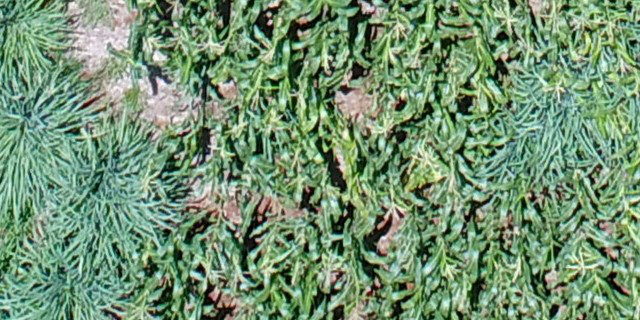
#> input picture Fotos/000000213.png, 640 x 320 px, found by its file name
$ python resize.py   (older library calls are emulated)
#> lines starting #> are read from the running program, lines starting #| are printed output that depends on the picture
from skimage import transform, data, io
from PIL import Image
import os
import cv2

infile = "/media/gabsp00/4202077D02077567/Backup_ssd/Gabslau/TCC/ambvirlx/img_cmp_new_batch8/000000213.png"
outfile = '/media/gabsp00/4202077D02077567/Backup_ssd/Gabslau/TCC/ambvirlx/000000213.png'

''' PIL'''
def fixed_size1(width, height):
    im = Image.open(infile)
    out = im.resize((width, height),Image.ANTIALIAS)
    out.save(outfile)

''' open cv'''
def fixed_size2(width, height):
#> called with width = 512, height = 512
    img_array = cv2.imread(infile)
#> img_array is the input picture: shape (320, 640, 3); mean B, G, R 113.8, 145.6, 114.6
    new_array = cv2.resize(img_array, (width, height), interpolation=cv2.INTER_CUBIC)
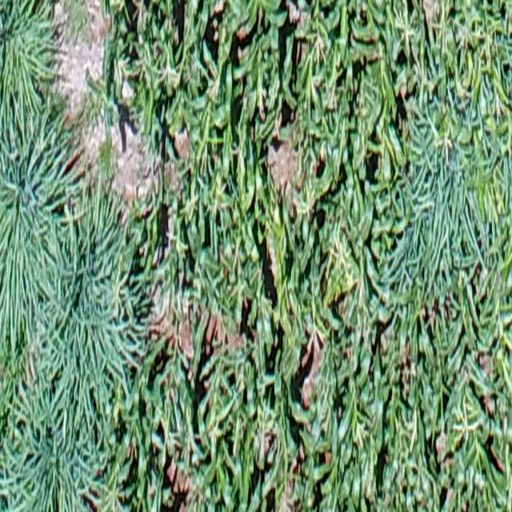
#> new_array: shape (512, 512, 3); mean B, G, R 113.8, 145.6, 114.6
    cv2.imwrite(outfile, new_array)


def fixed_size3(width, height):
    img = io.imread(infile)
    dst = transform.resize(img, (512, 512))
    io.imsave(outfile, dst)

fixed_size2(512, 512)

$ run again, with Fotos/000000001.png copied over Fotos/000000213.png
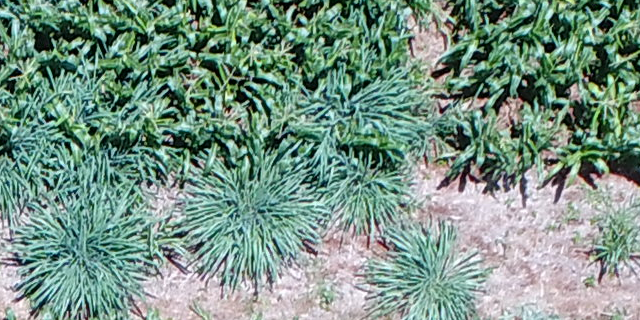
#> input picture Fotos/000000001.png, 640 x 320 px, found by its file name
#> in fixed_size2, img_array is the input picture: shape (320, 640, 3); mean B, G, R 134, 147.4, 119.9
#> in fixed_size2, `new_array = cv2.resize(img_array, (width, height), interpolation=cv2.I..`:
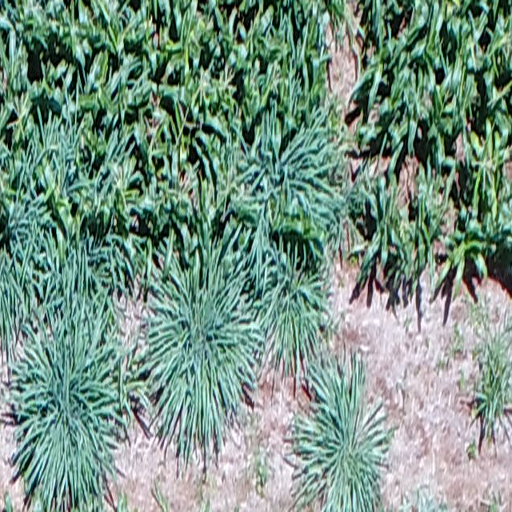
#> new_array: shape (512, 512, 3); mean B, G, R 134, 147.4, 119.9

$ run again, with Fotos/000000002.png copied over Fotos/000000213.png
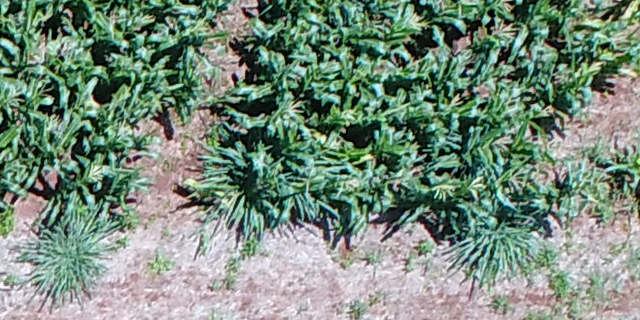
#> input picture Fotos/000000002.png, 640 x 320 px, found by its file name
#> in fixed_size2, img_array is the input picture: shape (320, 640, 3); mean B, G, R 124, 139.4, 119.1
#> in fixed_size2, `new_array = cv2.resize(img_array, (width, height), interpolation=cv2.I..`:
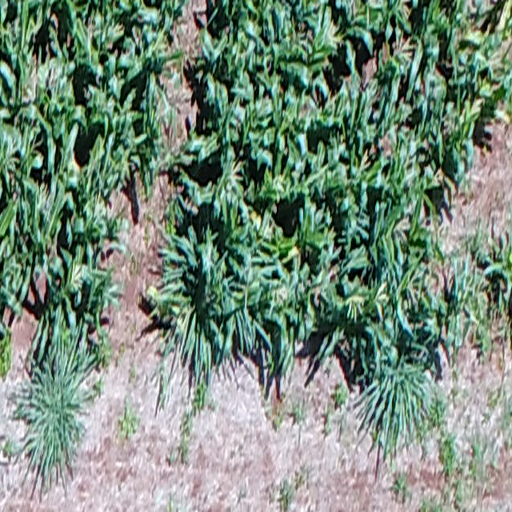
#> new_array: shape (512, 512, 3); mean B, G, R 124, 139.4, 119.1

$ run again, with Fotos/000000003.png copied over Fotos/000000213.png
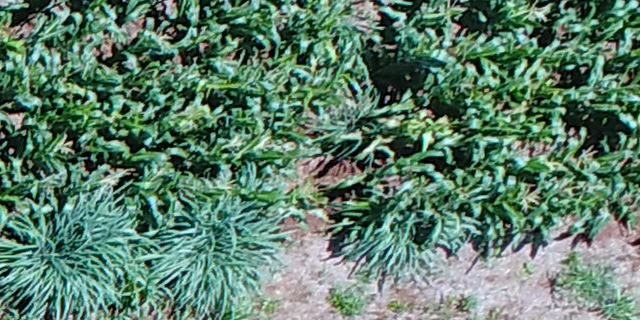
#> input picture Fotos/000000003.png, 640 x 320 px, found by its file name
#> in fixed_size2, img_array is the input picture: shape (320, 640, 3); mean B, G, R 107.3, 126.5, 92.7
#> in fixed_size2, `new_array = cv2.resize(img_array, (width, height), interpolation=cv2.I..`:
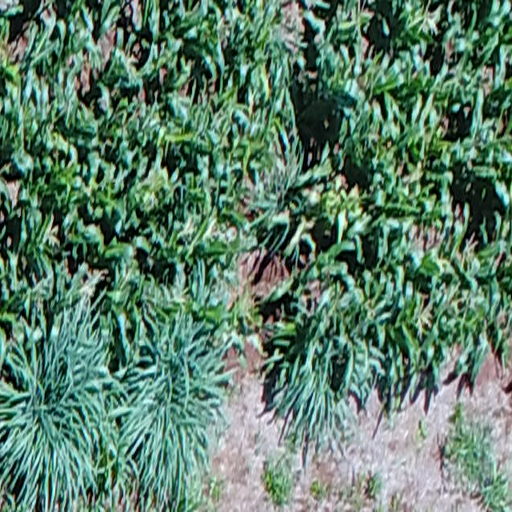
#> new_array: shape (512, 512, 3); mean B, G, R 107.4, 126.5, 92.7
